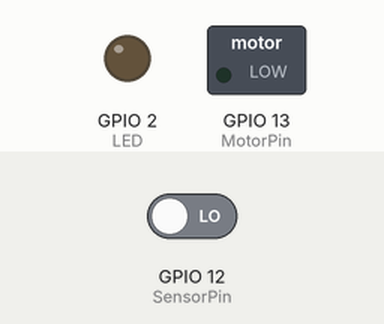
The sketch below on a simulated ESP32. Parts: switched loads named in the sketch (green lamp = pin HIGH), output pins drawn as LEDs (lit = HIGH). The test bench sets the inputs (shaded band); at power-on: GPIO 12 (SensorPin) LOW. WiFi joins after 1.5 s; servers stay silent unless stated; no MQTT or app messages arrive unless stated; what the sketch prints to the serial monitor is not drawn.

Above: at 2.7 s.
2.8 s: GPIO 12 (SensorPin) driven HIGH
At 4.1 s:
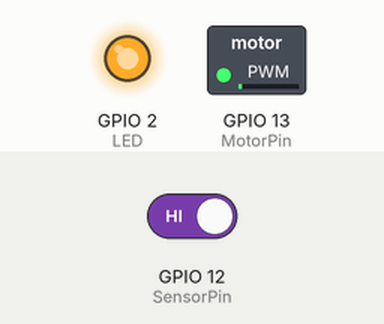
5.0 s: GPIO 12 (SensorPin) driven LOW
At 6.9 s:
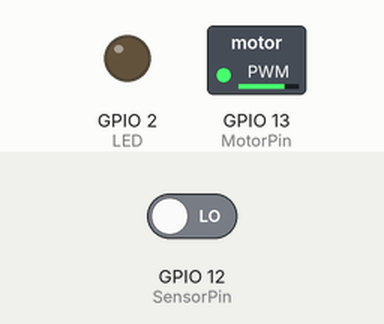
Timing chart, 0 to 8.4 s (numbered marks = the images above; inputs shaded):
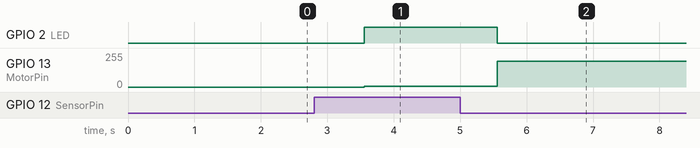

Measured:
- after the input at 2.8 s, GPIO 2 (LED): LOW → HIGH after 0.75 s; GPIO 13 (MotorPin): 0/255 → 4/255 after 0.75 s
- after the input at 5.0 s, GPIO 2 (LED): HIGH → LOW after 0.56 s; GPIO 13 (MotorPin): 4/255 → 195/255 after 0.56 s

The sketch:

bom_ar.ino
```cpp
#include <WiFi.h> //biblioteca de uso do wifi no ESP32 (autenticação)
#include <PubSubClient.h> //biblioteca do MQTT
#include <iostream>
#include <string> //biblioteca de manipulação de strings
#define COUNT_LOW 0
 #define COUNT_HIGH 8888
 #define TIMER_WIDTH 16
#include "esp32-hal-ledc.h"

IPAddress local_IP(192, 168, 0, 231); //ip local estatico
IPAddress gateway(192, 168, 0, 1); //ip do gateway da conexão
IPAddress subnet(255, 255, 255, 0); // mascara de rede
WiFiClient BomAr; //nome de identificação do dispositivo na rede
const char* ssid = "nome da rede "; //SSID da rede wireless
const char* password = "senha da rede"; //PASSWORD da rede wireless
const char* mqtt_server = "rangecomp.com.br"; //ip do servidor mqtt
const char* mqtt_topic = "Alarme/feedback"; //topico a ser ouvido
const uint16_t mqtt_port = 1889; // porta do servidor mqtt
const char* mqtt_name = "BomAr"; //nome do dispositivo mqtt
const char* mqtt_user = ""; //nome de usuario do servidor mqtt
const char* mqtt_password = ""; // senha do servidor mqtt (client)

const int SensorPin = 12;     // the number of the pushbutton pin
const int MotorPin =  13;      // the number of the LED pin
int SensorState = 0;
int LED = 2; // variable for reading the pushbutton status

PubSubClient client(BomAr); //nome do dispositivo para o servidor mqtt

String recebido, toprint, buff, lasttemp;
double lastMsg, timeset;

void checarwifi(){ //função responsável por monitorar a conexão wifi e refazer a conexão
  if(WiFi.status() != WL_CONNECTED) {
    setup_wifi();
  }
}

void callback(char* topic, byte* message, unsigned int length) { //função de callback do mqtt (responsável por receber as mensagens
  String messageTemp;
    for (int i = 0; i < length; i++) {
    messageTemp += (char)message[i];
  }

  if (String(topic) == mqtt_topic) {
    Serial.println(messageTemp);
    recebido = messageTemp;
   }
}

void reconnect() {
  while (!client.connected()) {
    if (client.connect(mqtt_name)) {
      client.subscribe(mqtt_topic);
      delay(2000);
    } else {
      checarwifi();
      client.setServer(mqtt_server, mqtt_port);
      client.setCallback(callback);
      delay(2500);
    }
  }
}


void setup_wifi() { //função que faz a conexão a rede wifi
WiFi.begin(ssid, password);
  while (WiFi.status() != WL_CONNECTED) {
    delay(500);

  }
}

void setup() {

  ledcSetup(1, 50, TIMER_WIDTH); // channel 1, 50 Hz, 16-bit width
  ledcAttachPin(13, 1);   // GPIO 22 assigned to channel 1
  Serial.begin(115200);
  //servo1.attach(MotorPin, 1000, 2000);
  pinMode(SensorPin, INPUT);
  pinMode(LED, OUTPUT);
  Serial.println("iniciando...");

setup_wifi();
client.setServer(mqtt_server, mqtt_port);
client.setCallback(callback);
}

void SendMQTTMessage(){
  client.publish("Alarme", recebido.c_str());
}


void loop(){

  if (!client.connected()) {
  reconnect();
  }

  client.loop();
  long now = millis();

    Serial.println("lendo sensor");
  SensorState = digitalRead(SensorPin);
  if (SensorState == HIGH) {

   // servo1.write(20);
   ledcWrite(1, 1000);
    digitalWrite(LED, HIGH);
    Serial.println("sensor ligado!");
    client.publish("Alarme", "Movimento detectado!");
    delay(1000);

  } else {
   // servo1.write(160);
   ledcWrite(1, 50000);
    digitalWrite(LED, LOW);
    Serial.println("sensor desligado!");


    }
}
```
